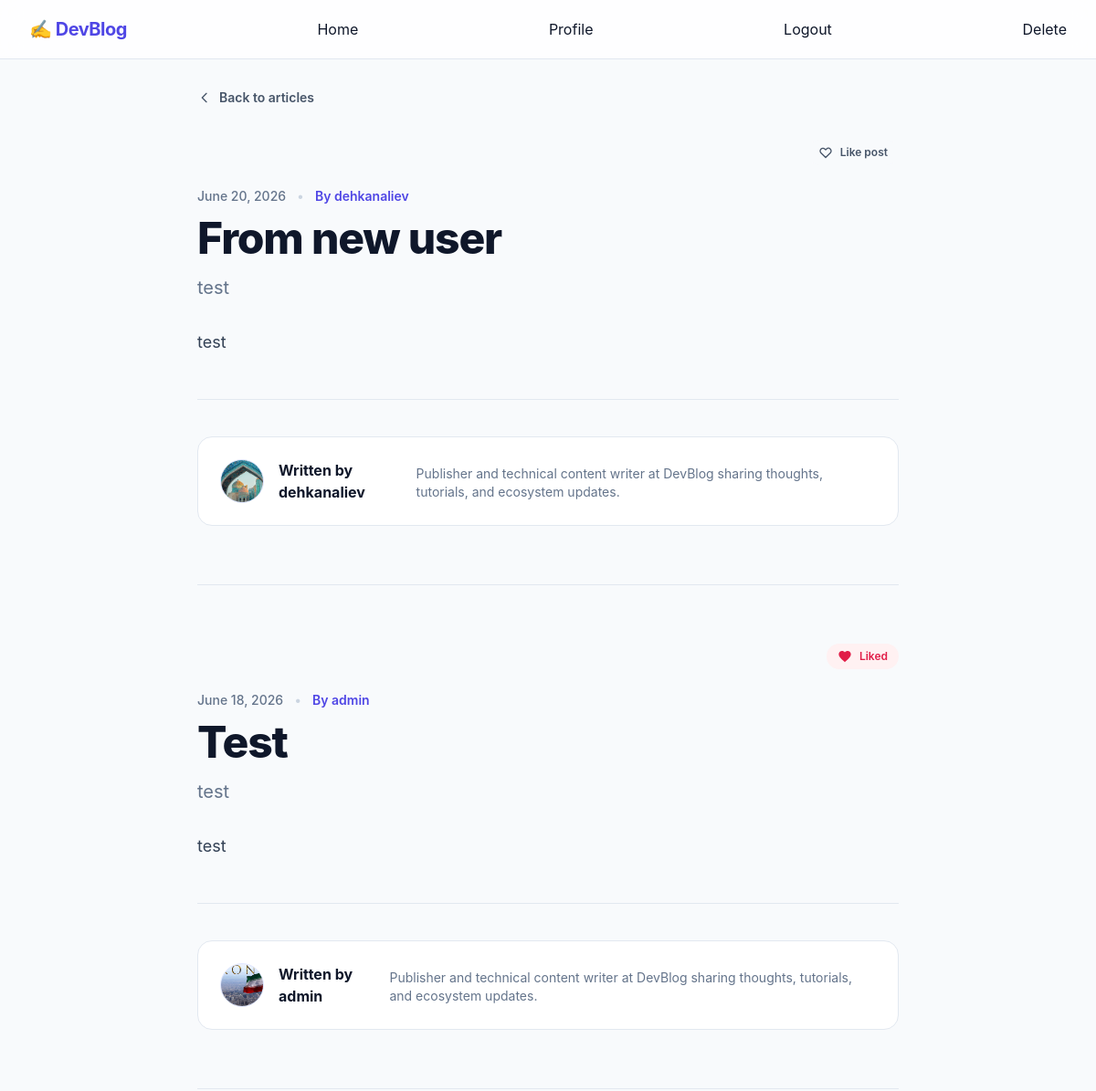
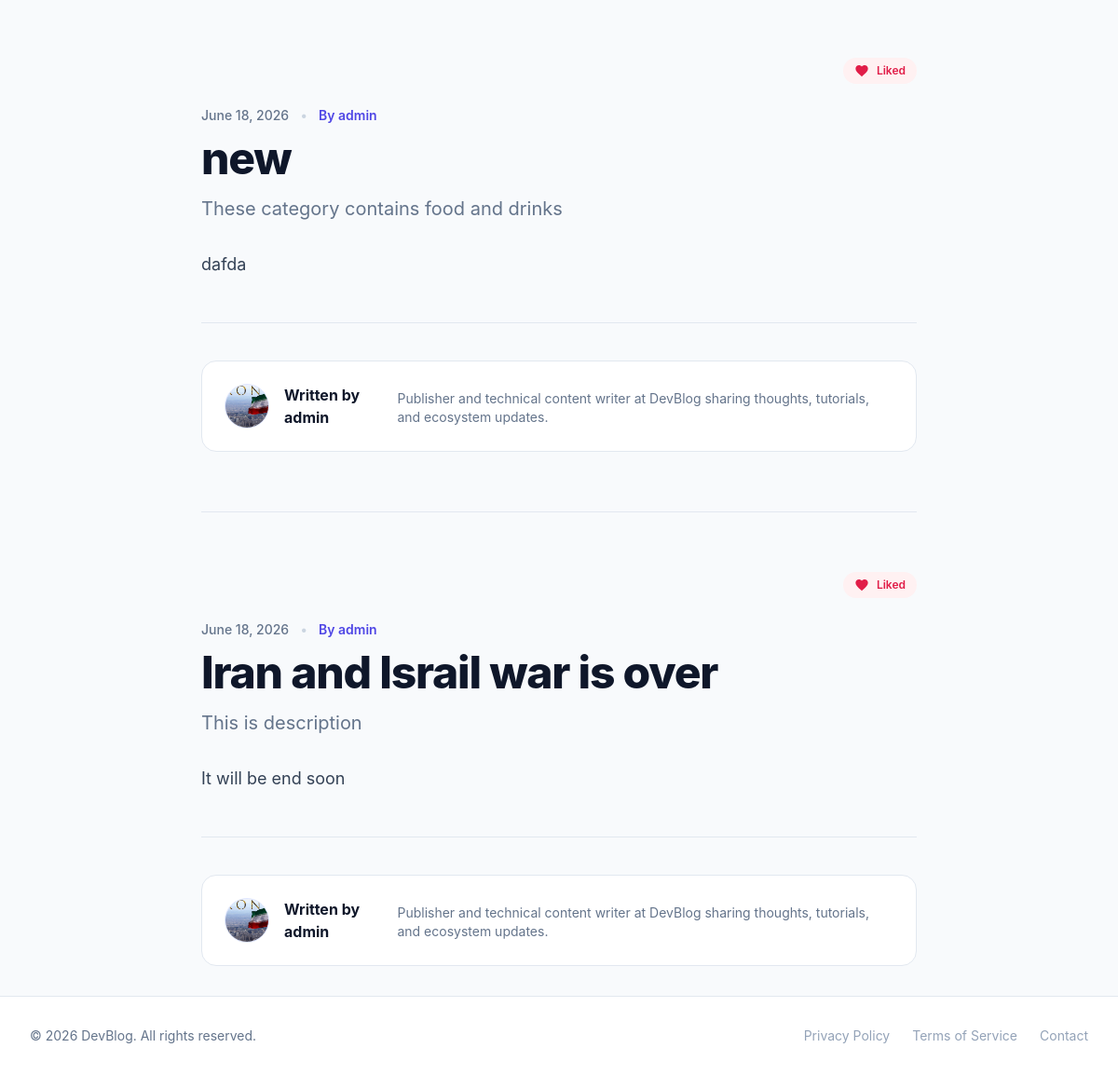
The app's page / (signed in) with its own data (2 pictures, top to bottom).
### posts/models.py (models this page shows, shortened)
class Post(models.Model):
    title = models.CharField(max_length=100)
    desc = models.CharField(max_length=600)
    author = models.ForeignKey(CustomUser, on_delete=models.CASCADE)
    image = models.ImageField(upload_to='posts/', null=True, blank=True)
    body = models.TextField()
    category = models.ForeignKey(Category, on_delete=models.SET_NULL, null=True, blank=True)
    created_at = models.DateTimeField(auto_now_add=True)
    @property
    def users_who_liked(self):
        return [like.user for like in self.likes.all()]

### accounts/models.py (models this page shows)
class CustomUser(AbstractUser):
    age = models.IntegerField(null=True, blank=True)
    profile_img = models.ImageField(upload_to='avatars/', default='default_profile.jpg', blank=True)
    phone_number = models.CharField(max_length=15, blank=True, null=True)

### home/views.py (the view)
# urls.py: path('', HomeView.as_view(), name='home')
class HomeView(View):
    def get(self, request):
        posts = Post.objects.order_by('-id')[:6]
        return render(request, 'index.html', {'posts':posts})

### templates/index.html (shortened to what this page needs)
{% extends 'base.html' %}
{% block content %}
<div class="max-w-3xl mx-auto">
    <div class="mb-8">
        <a href="{% url 'home' %}" class="inline-flex items-center gap-2 text-sm font-semibold text-slate-600 hover:text-indigo-600 transition-colors group">
            <svg class="h-4 w-4 transform group-hover:-translate-x-1 transition-transform" fill="none" stroke="currentColor" stroke-width="2" viewBox="0 0 24 24">
                <path stroke-linecap="round" stroke-linejoin="round" d="M15 19l-7-7 7-7" />
            </svg>
            Back to articles
        </a>
    </div>
    <div class="space-y-16">
        {% for post in posts %}
            <div class="border-b border-slate-200 pb-16 last:border-b-0 last:pb-0">
                <div class="mb-6 flex items-center justify-end">
                    <form method="POST" action="{% url 'like' post.pk %}" class="inline-block">
                        {% if request.user in post.users_who_liked.all or request.user in post.users_who_liked %}
                            <button type="submit" class="inline-flex items-center gap-2 text-xs font-semibold text-rose-600 bg-rose-50 hover:bg-rose-100 px-3 py-1.5 rounded-full transition-colors">
                                <svg class="h-4 w-4 fill-rose-600" xmlns="http://www.w3.org/2000/svg" viewBox="0 0 24 24">
                                    <path d="M12 21.35l-1.45-1.32C5.4 15.36 2 12.28 2 8.5 2 5.42 4.42 3 7.5 3c1.74 0 3.41.81 4.5 2.09C13.09 3.81 14.76 3 16.5 3 19.58 3 22 5.42 22 8.5c0 3.78-3.4 6.86-8.55 11.54L12 21.35z"/>
                                </svg>
                                <span>Liked</span>
                            </button>
                        {% else %}
                            <button type="submit" class="inline-flex items-center gap-2 text-xs font-semibold text-slate-600 bg-slate-50 hover:bg-slate-100 hover:text-slate-900 px-3 py-1.5 rounded-full transition-colors">
                                <svg class="h-4 w-4 fill-none stroke-current stroke-2" xmlns="http://www.w3.org/2000/svg" viewBox="0 0 24 24">
                                    <path stroke-linecap="round" stroke-linejoin="round" d="M4.318 6.318a4.5 4.5 0 000 6.364L12 20.364l7.682-7.682a4.5 4.5 0 00-6.364-6.364L12 7.636l-1.318-1.318a4.5 4.5 0 00-6.364 0z" />
                                </svg>
                                <span>Like post</span>
                            </button>
                        {% endif %}
                    </form>
                </div>
                <a href="{% url 'post-detail' post.pk %}">
                    <header class="mb-8">
                        <div class="flex items-center gap-x-3 text-sm text-slate-500 mb-3">
                            <time datetime="{{ post.created_at|date:'Y-m-d' }}" class="font-medium">
                                {{ post.created_at|date:"F d, Y" }}
                            </time>
                            <span class="text-slate-300">•</span>
                            <span class="inline-flex items-center gap-1 font-semibold text-indigo-600">
                                By {{ post.author }}
                            </span>
                        </div>
                        <h1 class="text-3xl font-extrabold tracking-tight text-slate-900 sm:text-4xl md:text-5xl leading-tight">
                            {{ post.title }}
                        </h1>
                        {% if post.desc %}
                            <p class="mt-4 text-lg md:text-xl text-slate-500 font-normal leading-relaxed">
                                {{ post.desc }}
                            </p>
                        {% endif %}
                    </header>
                    <div class="prose prose-indigo max-w-none text-slate-700 leading-relaxed space-y-6 text-base md:text-lg">
                        {{ post.body|linebreaks }}
                    </div>
                </a>
                 <a href="{% url 'user-profile' post.author.username %}">
                    <section class="mt-12 pt-10 border-t border-slate-200">
                        <div class="bg-white rounded-2xl border border-slate-200 p-6 flex flex-col sm:flex-row items-start sm:items-center gap-4">
                            <div class="h-12 w-12 rounded-full overflow-hidden bg-indigo-50 border border-indigo-100 flex items-center justify-center text-indigo-600 font-bold text-lg uppercase shadow-inner flex-shrink-0">
                                    {% if post.author.profile_img %}
                                        <img src="{{ post.author.profile_img.url }}" alt="{{ post.author }}" class="w-full h-full object-cover">
                                    {% else %}
                                        {{ post.author|slice:":1" }}
                                    {% endif %}
                                </div>
                                <h3 class="text-base font-bold text-slate-900">Written by {{ post.author }}</h3>
                                <p class="text-sm text-slate-500 mt-1">Publisher and technical content writer at DevBlog sharing thoughts, tutorials, and ecosystem updates.</p>
                        </div>
                    </section>
                 </a>
            </div>
        {% endfor %}
    </div>
</div>
{% endblock %}

### records on screen
Post: shows "Like post", created_at "June 20, 2026", author "dehkanaliev", title "From new user", desc "test", body "test", author.profile_img (picture)
Post: shows "Liked", created_at "June 18, 2026", author "admin", title "Test", desc "test", body "test", author.profile_img (placeholder picture)
Post: shows "Liked", created_at "June 18, 2026", author "admin", title "new", desc "These category contains food and drinks", body "dafda", author.profile_img (placeholder picture)
Post: shows "Liked", created_at "June 18, 2026", author "admin", title "Iran and Israil war is over", desc "This is description", body "It will be end soon", author.profile_img (placeholder picture)
